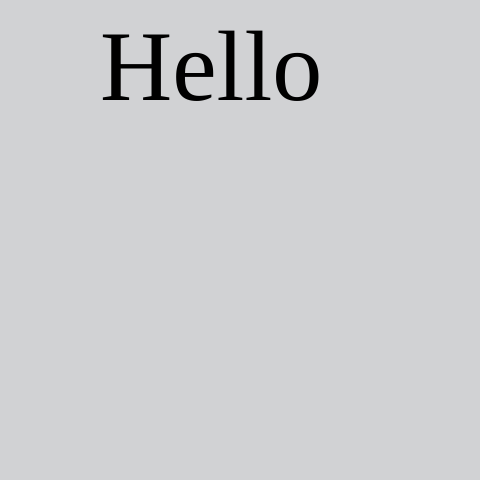
Frame 1 (no input)
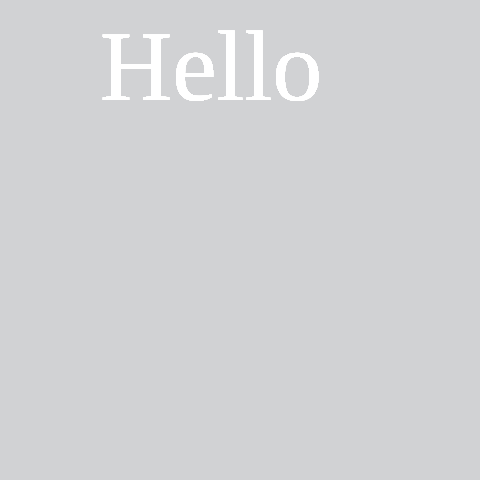
Frame 60 (no input)
Frame 120 (the mouse pressed at the canvas centre since frame 60): identical to frame 60, image omitted

The p5.js sketch that drew these frames (run headless with seeded random() and noise() and a simulated clock; from frame 60 on, the mouse is pressed at the canvas centre):

// p5.js sketch
// ── sketch.js
var Black  = '#211f20';
var White = "white";
var Gray = "#d1d2d4";

function setup() {
    createCanvas(480, 480);
    background(Gray);
    textFont("Abril Fatface");
    textSize(100);
}

function draw() {
    text("Hello", 100, 100);
    fill(White);
}
